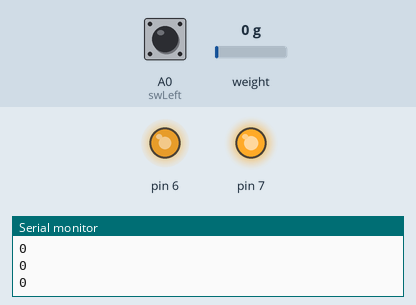
Simulated run of this sketch. Board: Arduino Mega 2560, built with avr-gcc and run on an emulated ATmega2560. Shown: output pins drawn as LEDs (lit = HIGH), the last lines printed to the serial monitor. The inputs (shaded band) are chosen by the test bench; at power-on: weight on the scale 0 g, A0 (swLeft) HIGH. No radio packets arrive unless stated.

Above: at 1.2 s.
1.3 s: weight on the scale set to 4411 g
2.8 s: weight on the scale set to 4541 g
At 3.1 s:
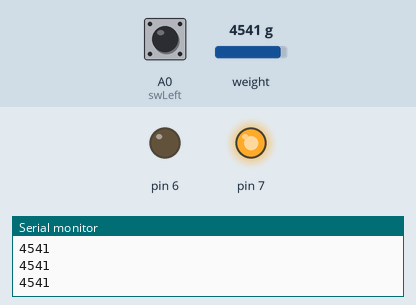
4.3 s: weight on the scale set to 100 g
At 5.5 s:
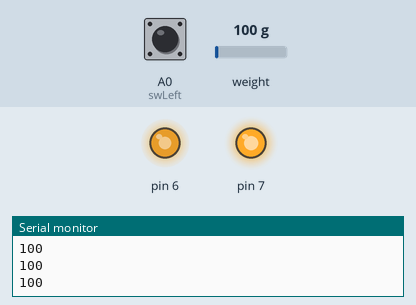
5.8 s: weight on the scale set to 4900 g
At 7.0 s:
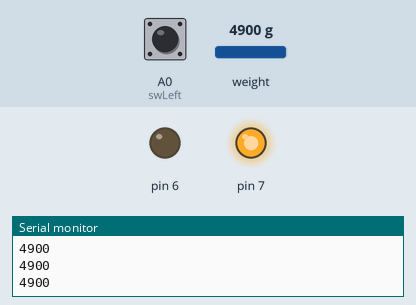
Timing chart, 0 to 8.3 s (numbered marks = the images above; inputs shaded):
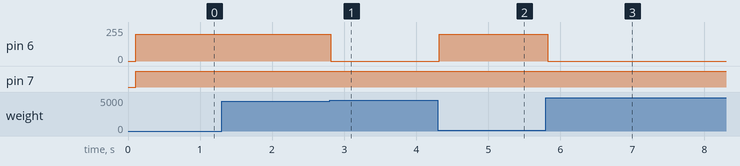

The sketch:

NodeB.ino
```cpp
/* Code for NODE B */
#include <avr/wdt.h>
#include <SPI.h>
#include "RF24.h"
#include <Bounce2.h>
#include </home/rakesh/Arduino/NodeD/motor.h>
#include <HX711.h>


RF24 radio(9, 10);

int dir = 1;

byte node_A_address[8] = "NodeA";
byte node_B_address[8] = "NodeB";

int tensionAB = 0;
int tensionBC = -1;
int swRight = 1;
int swHome = 1;

Bounce swLeft = Bounce();

int toHome = 1;
int step = 5;

int maxTension = 5000;
int minTension = 4500;

int firstHome = 0;

unsigned long last_signal_time = 0;
unsigned long return_to_home_time = 0;
unsigned long return_to_reset_time = 0;

int timeoutMillis = 5000;


Motor m1(6,7);

int state[11];

HX711 scale1;

void softwareReset() {
  wdt_disable();
  wdt_enable(WDTO_15MS);
  while (1);
}

void setup() {
  Serial.begin(9600);
  Serial1.begin(9600);
  Serial.println(F("Started"));

  swLeft.attach(A0, INPUT_PULLUP);

  scale1.begin(A3, A4);

  scale1.set_scale(49.07);

  scale1.set_offset(22591);

  radio.begin();
  radio.setPALevel(RF24_PA_MIN);
  radio.openWritingPipe(node_A_address);
  radio.openReadingPipe(1, node_B_address);
  radio.setChannel(10);
  radio.startListening();
  // while(firstHome==0){
  //   sendData();
  //   checkToHome();
  // }
  // Serial.println(F("Entered Main loop"));
  // returnToHome();
}

void loop() {
  // readData();
  // swLeft.update();
  // if(swRight == 0){
  //   dir = -1;
  // }
  // if(swLeft.read() == 0){
  //   dir = 1;
  // }
  // Serial.print(dir);
  // Serial.print(" ");
  // Serial.print(swHome);
  // Serial.print(" ");
  // Serial.println(swRight);
  // sendData();
  // checkToHome();
  hold();
}

void hold(){
  tensionAB = tensionAB = scale1.get_units(1);
  Serial.println(tensionAB);
  if(tensionAB>=minTension&&tensionAB<=maxTension){
    m1.control(0, 1);
  }
  else if(tensionAB<minTension){
    m1.control(200, 1);
  }
  else if(tensionAB>maxTension){
    m1.control(200, 0);
  }

}

void sendData(){
  if (radio.available()) {
    last_signal_time = millis();
    while (radio.available()) {
      radio.read( &state, sizeof(state) );
    }
    if(state[10]==0){
      Serial1.print(0);
      Serial1.print(state[1]);
      Serial1.print(state[2]);
      Serial1.print(state[3]);
      Serial1.print(state[4]);
      Serial1.print(state[5]);
      Serial1.print(state[6]);
      Serial1.print(state[7]);
      Serial1.print(toHome);
      Serial1.print(step);
      Serial1.println();
    }
    else{
      Serial1.print(state[0]);
      Serial1.print(state[1]);
      Serial1.print(state[2]);
      Serial1.print(state[3]);
      Serial1.print(state[4]);
      Serial1.print(state[5]);
      Serial1.print(state[6]);
      Serial1.print(state[7]);
      Serial1.print(toHome);
      Serial1.print(step);
      Serial1.println();
    }
    delay(50);
  }
  else{
    if (millis() - last_signal_time >= 1000) {
      for(int i=0; i<10; i++){
      state[i] = 1;
      }
      Serial1.print(state[0]);
      Serial1.print(state[1]);
      Serial1.print(state[2]);
      Serial1.print(state[3]);
      Serial1.print(state[4]);
      Serial1.print(state[5]);
      Serial1.print(state[6]);
      Serial1.print(state[7]);
      Serial1.print(0);
      Serial1.print(0);
      Serial1.println();
      delay(50);
    }
  }

}

void readData(){
  // if(Serial1.available())
  // {
  //   String received = Serial1.readStringUntil('\n');
  //   splitBySpace(received);
  // }
}

void checkToHome(){
  if (state[9] == 0) {
    if (return_to_home_time == 0) {
      return_to_home_time = millis();
    } else {
      if (millis() - return_to_home_time >= 3000) {
        Serial.println("Returning to Home");
        returnToHome();
        return_to_home_time = 0;
      }
    }
  } else {
    return_to_home_time = 0;
  }
}


void checkReset(){
  while(true){
    sendData();
    if (state[8] == 0) {
      if (return_to_reset_time == 0) {
        return_to_reset_time = millis();
      } else {
        if (millis() - return_to_reset_time >= 3000) {
          Serial.println("Resetting");
          softwareReset();
          return_to_reset_time = 0;
        }
      }
    } else {
      return_to_reset_time = 0;
    }
  }

}

void splitBySpace(String inputString){
  int spaceIndex1 = inputString.indexOf(' ');

  int spaceIndex2 = inputString.indexOf(' ', spaceIndex1 + 1);

  String tensionString = inputString.substring(0, spaceIndex1);
  String swRightString = inputString.substring(spaceIndex1 + 1, spaceIndex2);
  String swHomeString = inputString.substring(spaceIndex2 + 1);

  tensionBC = tensionString.toInt();
  swRight = swRightString.toInt();
  swHome = swHomeString.toInt();
}

void returnToHome(){
  toHome = 1;
  step = 0;
  // if(!checkNodeCHome()){
  //   checkReset();
  // }
  // if(!tensionB()){
  //   checkReset();
  // }
  if(!tensionA()){
    checkReset();
  }
  firstHome = 1;
}

int checkNodeCHome(){
  unsigned long startTime = millis();
  unsigned long timeoutMillis = 5000;

  Serial.println("Checking if Node reached home on BC.");
  while (millis() - startTime < timeoutMillis) {
    sendData();
    readData();
    if(swHome==0){
      toHome = 0;
      return true;
      break;
    }
  }
  Serial.println("ErrorH: Not returned to home in given timeout.");
  return false;
}

int tensionA(){
  unsigned long startTime = millis();
  Serial.println("Tensioning AB.");
  while (true) {
    int currentTension = measureTensionA();
    if (currentTension >= minTension) {
      Serial.println("Target tensionAB reached.");
      return 1;
      break;
    }

    if (millis() - startTime >= timeoutMillis) {
      Serial.println("ErrorA: Target tension not reached within the specified timeout.");
      m1.control(0, 1);
      break;
    }

    // int tensionDifference = maxTension - currentTension;
    m1.control(200, 1);
  }
  return 0;
}


int tensionB(){
  unsigned long startTime = millis();
  Serial.println("Tensioning BC.");
  while (true) {
    int currentTension = measureTensionB();
    if(tensionBC==-1){
      Serial.println("ErrorT: Transmission interrupted.");
      return 0;
    }
    if (currentTension >= minTension) {
      Serial.println("Target tensionBC reached.");
      return 1;
    }

    if (millis() - startTime >= timeoutMillis) {
      Serial.println("ErrorB: Target tension not reached within the specified timeout.");
      return 0;
    }

    // int tensionDifference = maxTension - currentTension;
    // m1.control(200, 1);
  }
  return 0;
}


int measureTensionA(){
  readData();
  tensionAB = scale1.get_units(1);
  return tensionAB;
}

int measureTensionB(){
  readData();
  return tensionBC;
}
```

motor.h
```cpp
#include <Arduino.h>

class Motor
{
public:
    Motor(int speedPin, int directionPin);

    // Function to control the motor (speed: 0 to 255, direction: 0 for reverse, 1 for forward)
    void control(int speed, int direction);

private:
    int speedPin;
    int directionPin;
};

Motor::Motor(int speedPin, int directionPin)
{
    this->speedPin = speedPin;
    this->directionPin = directionPin;

    pinMode(speedPin, OUTPUT);
    pinMode(directionPin, OUTPUT);
}

void Motor::control(int speed, int direction)
{
    // Ensure the speed is within the valid range (0 to 255)
    speed = constrain(speed, 0, 255);

    // Ensure the direction is either 0 or 1
    direction = constrain(direction, 0, 1);

    // Set the direction
    digitalWrite(directionPin, direction);

    // Set the speed using PWM
    analogWrite(speedPin, speed);
}
```

Measured:
- the behaviour switches between 4499 and 4500 g on weight on the scale (found by bisection; images 0 and 1)
- after the input at 2.8 s, pin 6: 200/255 → 0/255 at once
- after the input at 4.3 s, pin 6: 0/255 → 200/255 at once
- after the input at 5.8 s, pin 6: 200/255 → 0/255 at once
